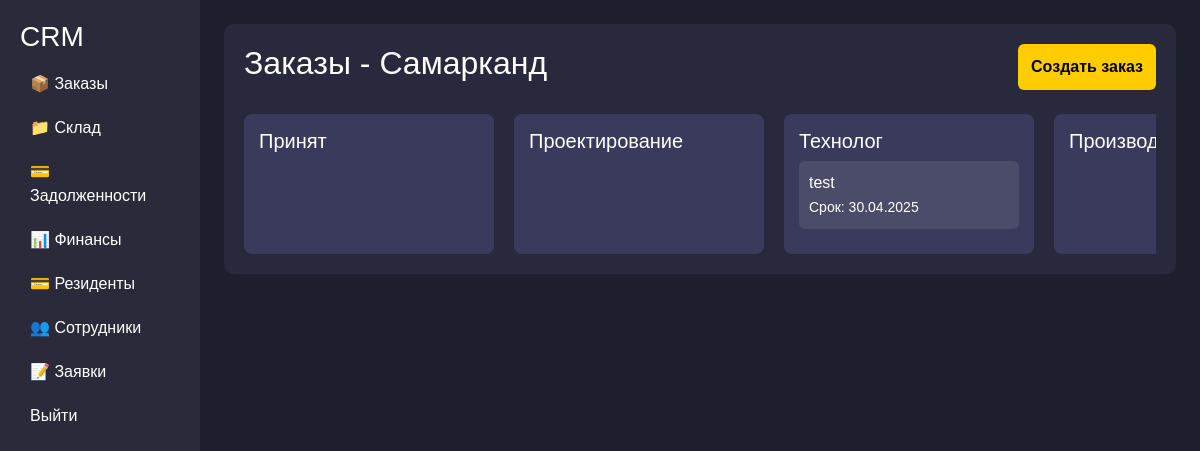
The app's page /dashboard/ (signed in), older data.
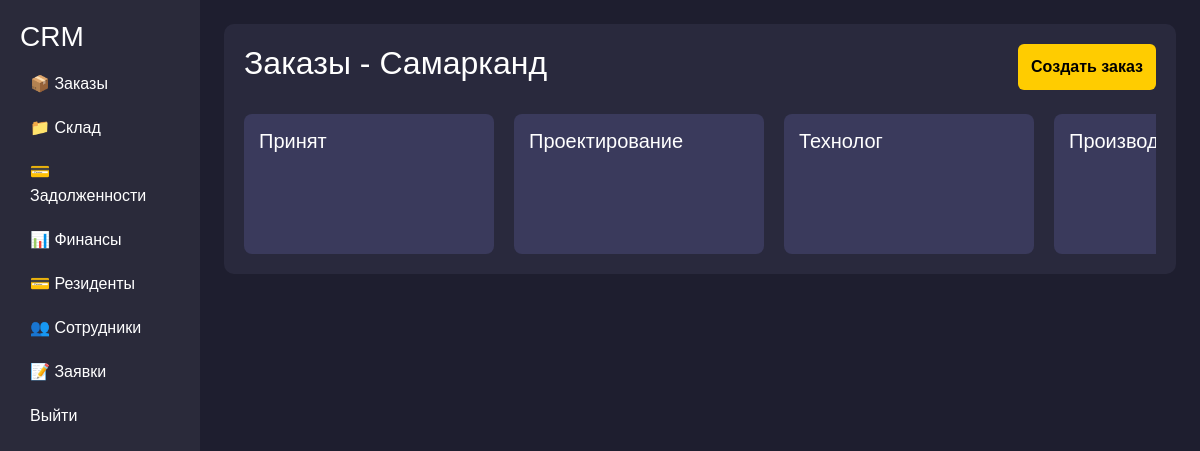
The same page, newer data.
### backend/models.py (models this page shows, shortened)
class Orders(models.Model):
    Stage_CHOICES = [
        ("accepted", "Принят"),  # Accepted / Received
        ("design", "Проектирование"),  # Project Design / Planning
        ("technologist", "Технолог"),  # Technologist Stage
        ("manufacturing", "Производство"),  # Manufacturing
        ("assembly", "Сборка"),  # Assembly
        ("delivery", "Доставка"),  # Delivery
        ("order_ready", "Заказ готов"),  # Order Ready
        ("finished", "Завершено"),  # Fully Completed / Finished
    ]
    Social_CHOICES = [
        ("social", "Социальные сети"),
        ("cold_calls", "Холодные звонки"),
        ("word_of_mouth", "Сарафанное радио"),
    ]
    Stage_pod_CHOICES = [
        ("rezka","Резка"),
        ("svarka", "Сварка"),
        ("fill", "Покраска"),
        ("print", "Печать"),
    ]
    client=models.CharField(max_length=250)
    adress=models.CharField(max_length=250)
    order_sum=models.DecimalField(max_digits=10, decimal_places=2,default=0)
    order_predoplata=models.DecimalField(max_digits=10, decimal_places=2,default=0)
    description=models.TextField()
    phone=models.CharField(max_length=50)
    social=models.CharField(max_length=20, choices=Social_CHOICES)
    stage = models.CharField(max_length=20, choices=Stage_CHOICES)
    add_order=models.DateField()
    complete_order=models.DateField()
    delivery_photo=models.ImageField(blank=True, upload_to='delivery/')
    rezka=models.BooleanField(default=False)
    svarka=models.BooleanField(default=False)
    fill=models.BooleanField(default=False)
    print=models.BooleanField(default=False)
    stage_pod=models.CharField(max_length=20, choices=Stage_pod_CHOICES,default="rezka")
    payment_data=models.DateField(null=True)

### backend/views.py (the view, shortened to what this page needs)
# urls.py: path('dashboard/',views.Dashboard.as_view(),name='dashboard'),
class Dashboard(LoginRequiredMixin,TemplateView):
   login_url = reverse_lazy('login')
   template_name = 'dashboard.html'
   def get_context_data(self, *, object_list=None, **kwargs):
      context = super().get_context_data(**kwargs)
      search = self.request.GET.get('search')
      stages = [
         'accepted', 'design', 'technologist', 'manufacturing',
         'assembly', 'delivery', 'order_ready', 'finished'
      ]
      for stage in stages:
         queryset = Orders.objects.filter(stage=stage).annotate(today=Value(now().date()))
         if search:
            queryset = queryset.filter(client__icontains=search)
         if stage == 'design':
            queryset = queryset.prefetch_related('consumables')
         context[stage] = queryset
      context['rezka'] = [o for o in context['manufacturing'] if o.stage_pod == 'rezka']
      context['svarka'] = [o for o in context['manufacturing'] if o.stage_pod == 'svarka']
      context['fill'] = [o for o in context['manufacturing'] if o.stage_pod == 'fill']
      context['print'] = [o for o in context['manufacturing'] if o.stage_pod == 'print']
      return context
      return context

### backend/templates/dashboard.html
{% if request.user.profile.approve %}
{% if request.user.profile.position == "admin" or request.user.profile.position == "manager" %}
    {% include 'admin.html' %}
{% elif request.user.profile.position == 'designer' %}
    {% include 'designer.html' %}
{% elif request.user.profile.position == 'technologist' %}
 {% include 'technolog.html' %}
{% elif request.user.profile.position == 'chief' %}
 {% include 'chief.html' %}
{% elif request.user.profile.position == 'installer' %}
 {% include 'dostavka.html' %}
{% elif request.user.profile.position == 'supplier' %}
 <script>
        window.location.href = "{% url 'warehouse' %}";
    </script>
{% endif %}
{% else %}
{% include 'waiting.html' %}
{% endif %}

### backend/templates/admin.html (shortened to what this page needs)
<!DOCTYPE html>
<html lang="ru">
<head>
    <link href="https://cdn.jsdelivr.net/npm/bootstrap@5.3.0/dist/css/bootstrap.min.css" rel="stylesheet">
    <link href="https://cdnjs.cloudflare.com/ajax/libs/font-awesome/6.4.2/css/all.min.css" rel="stylesheet">
</head>
<body>
    <div class="container-fluid">
        <div class="row">
            <nav class="col-md-2 sidebar">
                <h3>CRM</h3>
                <a href="">📦 Заказы</a>
                <a href="{% url 'warehouse' %}">📁 Склад</a>
                <a href="{% url 'debt' %}">💳 Задолженности</a>
                <a href="{% url 'money' %}">📊 Финансы</a>
                <a href="{% url 'rezident' %}">💳 Резиденты</a>
                <a href="{% url 'staff' %}">👥 Сотрудники</a>
                <a href="{% url 'apply'%}">📝 Заявки</a>
                <a href="{% url 'logout'%}"> Выйти</a>
            </nav>
            <main class="col-md-10 p-4">
                <div class="main-content">
                    <div class="d-flex justify-content-between">
                        <h2>Заказы - Самарканд</h2>
                        <button class="btn btn-custom" onclick="window.location.href='{% url 'order' %}'">Создать заказ</button>
                    </div>
                    <div class="kanban mt-4">
                         <div class="kanban-column"  data-stage="accepted" ondrop="drop(event)" ondragover="allowDrop(event)">
                            <h5>Принят</h5>
                        </div>
                        <div class="kanban-column"  ondrop="drop(event)" data-stage="design" ondragover="allowDrop(event)">
                            <h5>Проектирование</h5>
                        </div>
                       <div class="kanban-column" ondrop="drop(event)" data-stage="technologist" ondragover="allowDrop(event)">
                            <h5>Технолог</h5>
                            {% for item in technologist %}
                             {% if item.today >= item.complete_order %}
                              <div class="kanban-item"  style="background-color: red;" id="order{{item.pk}}" data-pk="{{ item.id }}" draggable="true"   onclick="window.location.href='{% url 'order_detail' item.pk %}'" ondragstart="drag(event)">{{item.client}}<br><small>Срок: {{item.complete_order|date:"d.m.Y"}}</small></div>
                            {% else %}
                              <div class="kanban-item" id="order{{item.pk}}" data-pk="{{ item.id }}" draggable="true"   onclick="window.location.href='{% url 'order_detail' item.pk %}'" ondragstart="drag(event)">{{item.client}}<br><small>Срок: {{item.complete_order|date:"d.m.Y"}}</small></div>
                             {% endif %}
                             {% endfor %}
                        </div>
                       <div class="kanban-column"  ondrop="drop(event)" data-stage="manufacturing" ondragover="allowDrop(event)">
                            <h5>Производство</h5>
                        </div>
                    </div>
                </div>
            </main>
        </div>
    </div>
</body>
</html>

Row changes from the older to the newer data that the page shows:
no longer on this page (row edited): Orders: client "test", complete_order "30.04.2025"
